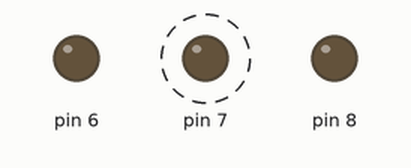
This sketch was run on a simulated Arduino Uno, built with avr-gcc and run on an emulated ATmega328P. Shown: output pins drawn as LEDs (lit = HIGH). Dashed ring = blinking.

Above: at 0.3 s.
Timing chart, 0 to 5.9 s (numbered marks = the images above):
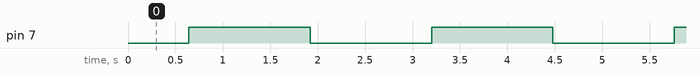

Measured:
- by itself, pin 7: alternates HIGH for 1.3 s and LOW for 1.3 s

The sketch:

welcome_light4.ino
```cpp
#include<stdio.h>
int i;
void setup()
{
  pinMode(8,OUTPUT);
    pinMode(7,OUTPUT);
      pinMode(6,OUTPUT);
}
void loop()
{
    for(i=0;i<255;i++)
    {
    analogWrite(7,i);
    delay(5);
    }
    for(i=255;i>0;i--)
    {
    analogWrite(7,i);
    delay(5);
    }

}
```
